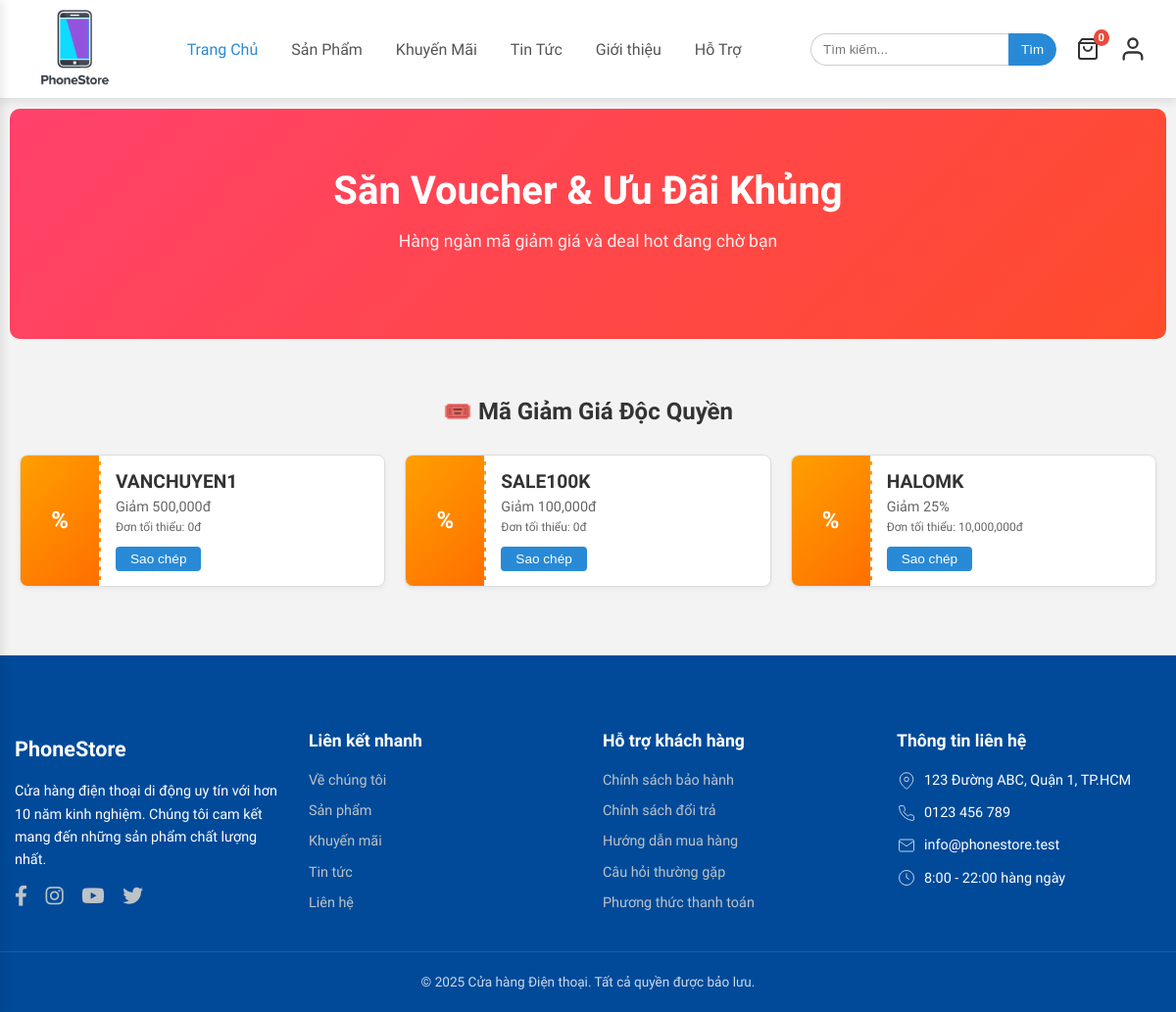
The page /public/page/promotions on the database as committed earlier.
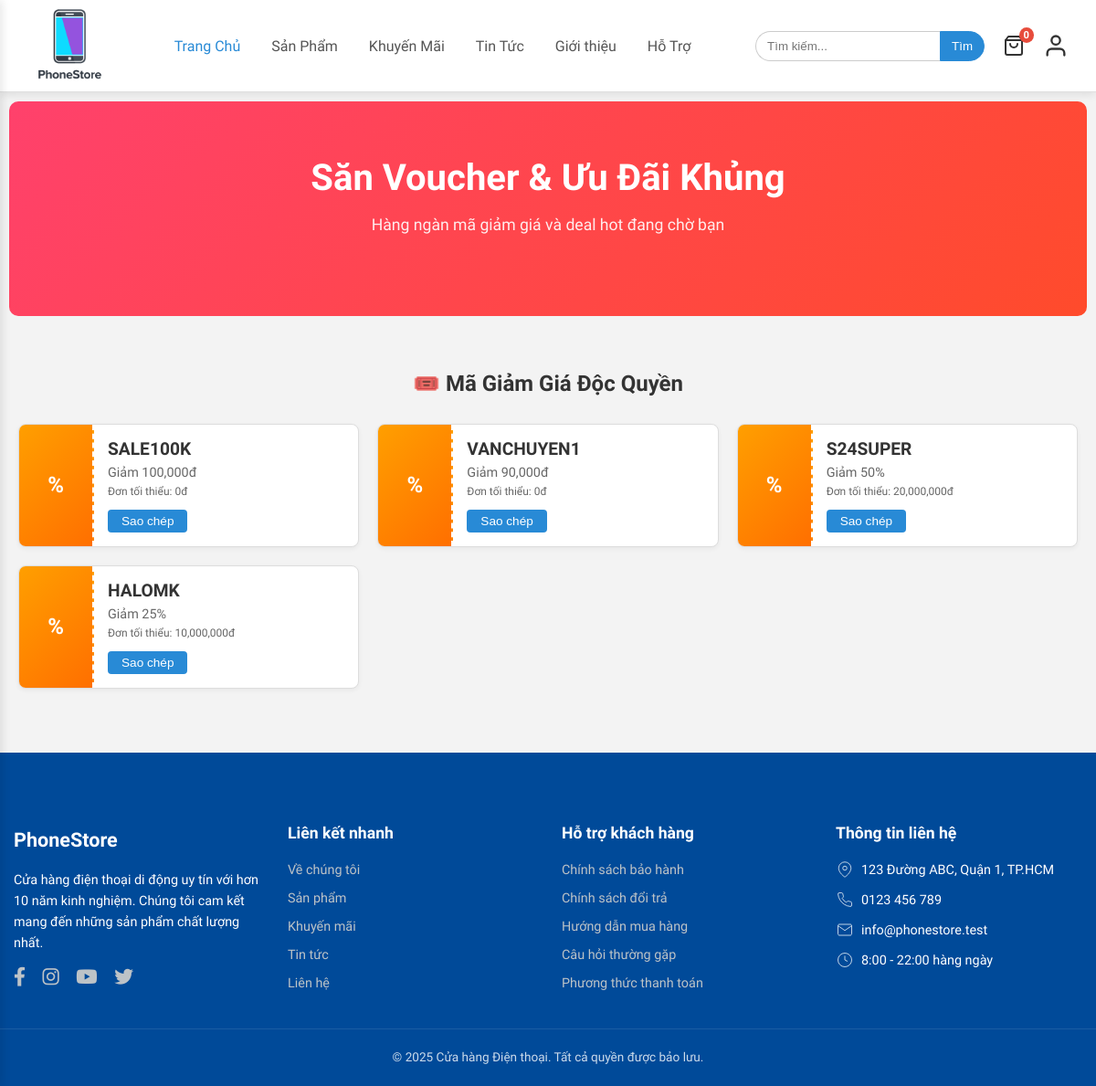
The same page on the database as committed later.
### tables this page shows
CREATE TABLE `vouchers` (
  `id` int(11) NOT NULL,
  `code` varchar(50) NOT NULL,
  `type` enum('fixed','percent') NOT NULL DEFAULT 'fixed',
  `value` decimal(10,0) NOT NULL,
  `min_order_value` decimal(10,0) DEFAULT 0,
  `start_date` datetime DEFAULT NULL,
  `end_date` datetime DEFAULT NULL,
  `usage_limit` int(11) DEFAULT 1,
  `usage_count` int(11) DEFAULT 0,
  `is_active` tinyint(1) NOT NULL DEFAULT 1
);

### app/Controllers/PageController.php (called while the page is built, shortened)
<?php
class PageController extends Controller
{
    private $productModel;
    private $voucherModel;
    public function __construct()
    {
        $this->productModel = $this->model('ProductModel');
        $this->voucherModel = $this->model('VoucherModel');
    }
    public function promotions()
    {
        $variants = $this->productModel->getOnSaleVariants();
        $vouchers = $this->voucherModel->getActiveVouchers();
        $data = [
            'title' => 'Săn Voucher & Khuyến Mãi',
            'variants' => $variants,
            'vouchers' => $vouchers
        ];
        $this->view('pages/promotions', $data);
    }
}

### app/core/App.php (called while the page is built, shortened)
<?php
class App
{
    protected $method = 'index';
    public function __construct()
    {
        $url = $this->parseUrl();
        if (isset($url[0])) {
            if (file_exists('../app/Controllers/' . ucfirst($url[0]) . 'Controller.php')) {
                unset($url[0]);
            } else {
                require_once '../app/Controllers/ErrorsController.php';
                $this->controller = 'ErrorsController';
            }
        }
        $this->controller = new $this->controller;
        if (isset($url[1])) {
            if (method_exists($this->controller, $url[1])) {
                $this->method = $url[1];
                unset($url[1]);
            }
        }
        $this->params = $url ? array_values($url) : [];
        call_user_func_array([$this->controller, $this->method], $this->params);
    }
    public function parseUrl()
    {
        if (isset($_GET['url'])) {
            $url = rtrim($_GET['url'], '/');
            $url = filter_var($url, FILTER_SANITIZE_URL);
            $url = explode('/', $url);
            return $url;
        }
        return [];
    }
}

### public/index.php (called while the page is built, shortened)
<?php
$app = new App();

### app/core/Database.php (called while the page is built, shortened)
<?php
class Database
{
    private $host = DB_HOST;
    private $user = DB_USER;
    private $pass = DB_PASS;
    private $dbname = DB_NAME;
    public $dbh;
    private $stmt;
    public function __construct()
    {
        $dsn = 'mysql:host=' . $this->host . ';dbname=' . $this->dbname;
        $options = [
            PDO::ATTR_PERSISTENT => true,
            PDO::ATTR_ERRMODE => PDO::ERRMODE_EXCEPTION,
            PDO::ATTR_DEFAULT_FETCH_MODE => PDO::FETCH_ASSOC,
            PDO::MYSQL_ATTR_INIT_COMMAND => 'SET NAMES utf8'
        ];
        try {
            $this->dbh = new PDO($dsn, $this->user, $this->pass, $options);
        } catch (PDOException $e) {
            $this->error = $e->getMessage();
            echo $this->error;
        }
    }
    public function query($sql)
    {
        $this->stmt = $this->dbh->prepare($sql);
    }
    public function execute()
    {
        return $this->stmt->execute();
    }
    public function resultSet()
    {
        $this->execute();
        return $this->stmt->fetchAll();
    }
}

### app/Models/VoucherModel.php (called while the page is built, shortened)
<?php
class VoucherModel
{
    private $db;
    public function __construct()
    {
        $this->db = new Database;
    }
    public function getActiveVouchers()
    {
        $this->db->query('SELECT * FROM vouchers
                          WHERE is_active = 1
                          AND (start_date IS NULL OR start_date <= NOW())
                          AND (end_date IS NULL OR end_date >= NOW())
                          AND (usage_limit = 0 OR usage_count < usage_limit)
                          ORDER BY value DESC');
        return $this->db->resultSet();
    }
}

### app/Views/pages/promotions.php (the view, shortened to what this page needs)
<div class="promo-header-banner">
    <h1>Săn Voucher & Ưu Đãi Khủng</h1>
    <p>Hàng ngàn mã giảm giá và deal hot đang chờ bạn</p>
</div>
<div class="container">
    <h2 class="section-title" style="text-align: center; margin-bottom: 30px;">🎟️ Mã Giảm Giá Độc Quyền</h2>
    <div class="voucher-grid">
        <?php if (empty($data['vouchers'])) : ?>
            <p style="text-align: center; width: 100%; color: #777;">Hiện tại chưa có mã giảm giá nào.</p>
        <?php else : ?>
            <?php foreach ($data['vouchers'] as $vc) : ?>
                <div class="voucher-ticket">
                    <div class="voucher-left">
                        <span class="voucher-icon">%</span>
                    </div>
                    <div class="voucher-right">
                        <div class="voucher-code"><?php echo htmlspecialchars($vc['code']); ?></div>
                        <div class="voucher-desc">
                            Giảm
                            <?php echo ($vc['type'] == 'percent') ? $vc['value'] . '%' : number_format($vc['value']) . 'đ'; ?>
                            <br>
                            <small>Đơn tối thiểu: <?php echo number_format($vc['min_order_value']); ?>đ</small>
                        </div>
                        <div class="voucher-action">
                            <button class="btn-copy-code" onclick="copyToClipboard('<?php echo $vc['code']; ?>')">Sao chép</button>
                        </div>
                    </div>
                </div>
            <?php endforeach; ?>
        <?php endif; ?>
    </div>
</div>

Rows that differ between the two databases and show on the page:
shown differently, row unchanged: vouchers "SALE100K": moves up the list
changed vouchers "VANCHUYEN1": value "500,000" → "90,000"
added vouchers: code "S24SUPER", value "50", min_order_value "20,000,000"
